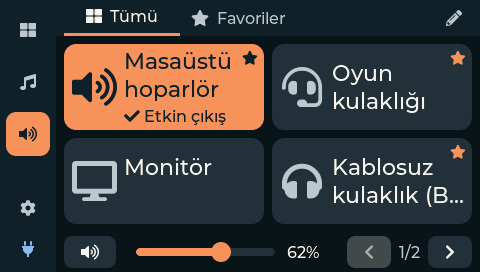
#> input picture docs/images/screens/audio-cards.png, 480 x 272 px
$ python -i contact.py   (imports and definitions only)
#> lines starting #> are read from the running program, lines starting #| are printed output that depends on the picture; after the words box and inside, x2 and y2 are one past the last pixel; in counts of white or black regions, pixels touching at a corner belong together
#> further down, picture is the input picture: PIL image 480x272 RGB; mean R, G, B 62.7, 60.7, 59.2
#!/usr/bin/env python3
"""Composite images for the README from the screenshots (needs Pillow).

- ``hero.png``: the Dashboard, the Music tab and the Audio tab side by side,
  each in a dark bezel like the board's panel, on a transparent background
  (reads well on GitHub's light and dark pages);
- ``accents.png``: the six accent colours (``accent-*.png``) in a 3 x 2 grid.

The screenshots themselves are not changed.

Usage: contact.py <screens directory>
"""

import os
import sys

from PIL import Image, ImageDraw, ImageFilter

BEZEL = 14
RADIUS = 18


def framed(img, scale=1.0):
    """The screen in a rounded dark bezel with a soft shadow (RGBA)."""
#> called with scale = 1
    if scale != 1.0:
        img = img.resize((round(img.width * scale), round(img.height * scale)), Image.LANCZOS)
    bezel = round(BEZEL * scale)
    radius = round(RADIUS * scale)
    pad = round(24 * scale)
    w, h = img.width + 2 * bezel, img.height + 2 * bezel
#> w = 508; h = 300
    out = Image.new("RGBA", (w + 2 * pad, h + 2 * pad), (0, 0, 0, 0))
#> out: PIL image 556x348 RGBA; every value is 0
    shadow = Image.new("L", out.size, 0)
#> shadow: PIL image 556x348 L; every value is 0
    ImageDraw.Draw(shadow).rounded_rectangle((pad, pad + round(6 * scale), pad + w, pad + h + round(6 * scale)),
                                             radius, fill=110)
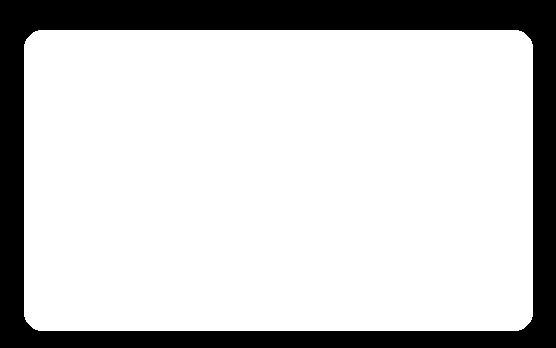
#> shadow: PIL image 556x348 L; values 0 (black) and 110 (white), 79% white; 1 black region, box (x1, y1, x2, y2) and area: (0, 0, 556, 348) 40575
    shadow = shadow.filter(ImageFilter.GaussianBlur(round(10 * scale)))
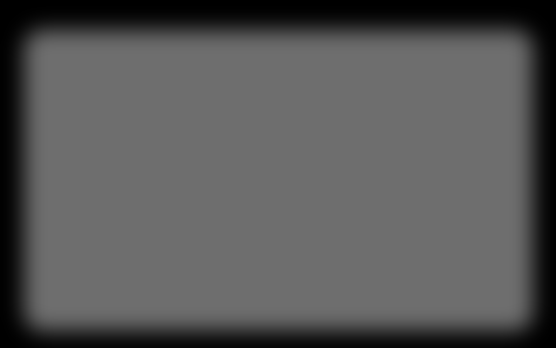
#> shadow: PIL image 556x348 L; min 0, max 110, mean 86.9
    out.paste((0, 0, 0, 255), (0, 0), shadow)
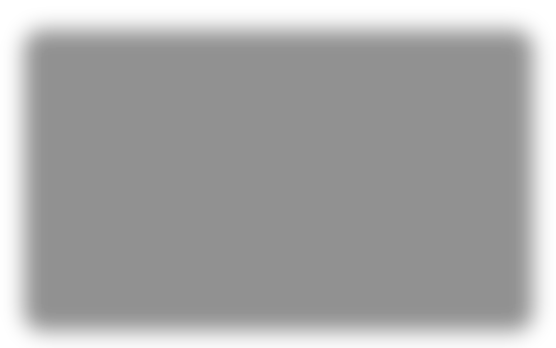
#> out: PIL image 556x348 RGBA; mean R, G, B, A 0, 0, 0, 86.9; transparent parts drawn white
    body = Image.new("RGBA", (w, h), (0, 0, 0, 0))
#> body: PIL image 508x300 RGBA; every value is 0
    d = ImageDraw.Draw(body)
    d.rounded_rectangle((0, 0, w - 1, h - 1), radius, fill=(22, 24, 28, 255), outline=(58, 62, 70, 255), width=1)
    body.paste(img.convert("RGBA"), (bezel, bezel))
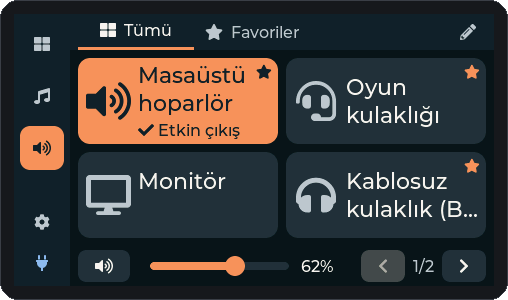
#> body: PIL image 508x300 RGBA; mean R, G, B, A 57.2, 55.8, 55.1, 254.5; transparent parts drawn white
    out.alpha_composite(body, (pad, pad))
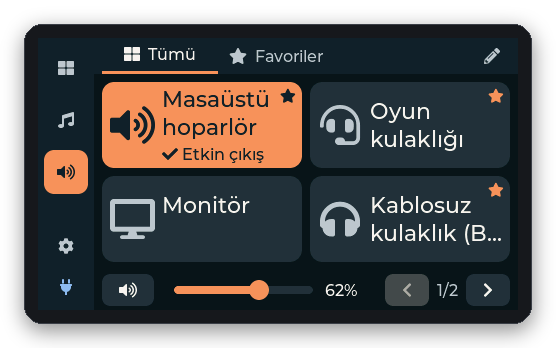
#> out: PIL image 556x348 RGBA; mean R, G, B, A 45, 44, 43.4, 204.8; transparent parts drawn white
    return out


def row(images, gap):
    w = sum(i.width for i in images) + gap * (len(images) - 1)
    h = max(i.height for i in images)
    out = Image.new("RGBA", (w, h), (0, 0, 0, 0))
    x = 0
    for i in images:
        out.alpha_composite(i, (x, (h - i.height) // 2))
        x += i.width + gap
    return out


def main():
    if len(sys.argv) != 2:
        print(__doc__)
        return 2
    d = sys.argv[1]
    load = lambda n: Image.open(os.path.join(d, n + ".png")).convert("RGB")

    hero = row([framed(load("music-playing"), 0.8), framed(load("dash-main")), framed(load("audio-cards"), 0.8)],
               -18)
    hero.save(os.path.join(d, "hero.png"), optimize=True)

    accents = ["orange", "blue", "green", "purple", "pink", "yellow"]
    tiles = [framed(load("accent-" + a), 0.5) for a in accents]
    grid = row([row(tiles[:3], -6), ], 0)
    grid2 = row(tiles[3:], -6)
    out = Image.new("RGBA", (grid.width, grid.height + grid2.height - 6), (0, 0, 0, 0))
    out.alpha_composite(grid, (0, 0))
    out.alpha_composite(grid2, (0, grid.height - 6))
    out.save(os.path.join(d, "accents.png"), optimize=True)
    return 0


# [2 lines not run here, left out]

>>> from PIL import Image
>>> picture = Image.open('../../docs/images/screens/audio-cards.png')
>>> result = framed(picture)
